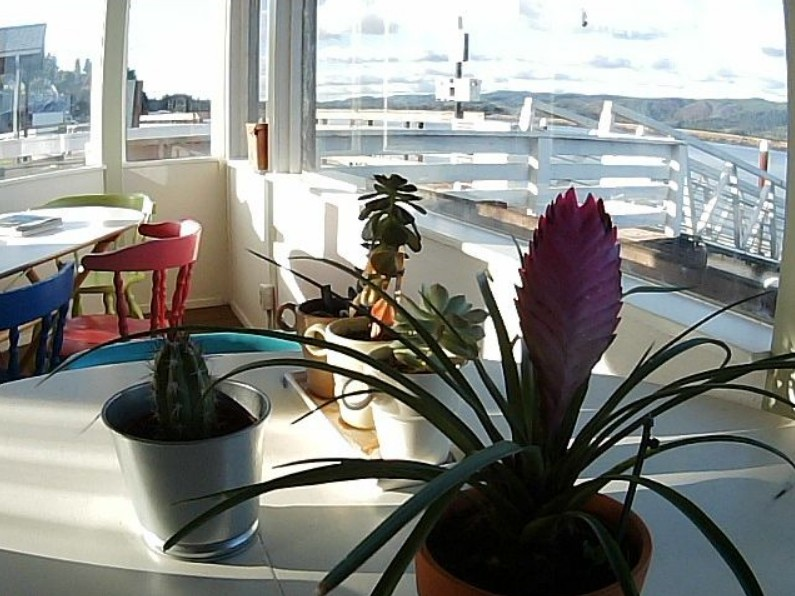
#> input picture Task2/unit_test_2D_to_3D/data/sample.jpg, 795 x 596 px
$ python main.py
#> lines starting #> are read from the running program, lines starting #| are printed output that depends on the picture
#> in main, image is the input picture: shape (596, 795, 3); mean B, G, R 135.5, 139.7, 137.9
### Task2/unit_test_2D_to_3D/src/depth_map.py
import cv2
import numpy as np

# 샘플 함수 : 가짜 깊이 맵 생성
def generate_depth_map(image):
	if image is None:
		raise ValueError("입력된 이미지가 없습니다.")

	# 컬러 → 흑백 (이미지 행렬)
	grayscale = cv2.cvtColor(image, cv2.COLOR_BGR2GRAY)
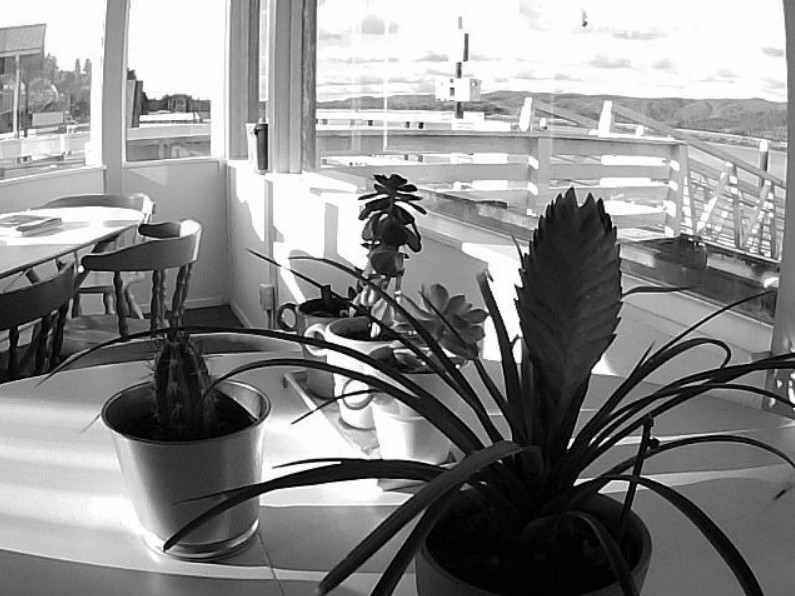
#> grayscale: shape (596, 795); min 0, max 255, mean 138.7

	# 가짜 깊이 맵 적용
	depth_map = cv2.applyColorMap(grayscale, cv2.COLORMAP_JET)  # 무지개색 시각화
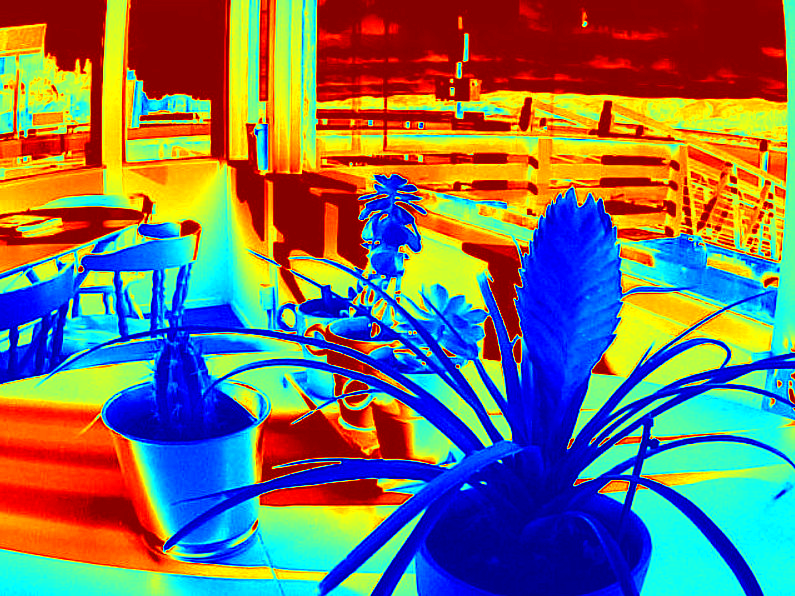
#> depth_map: shape (596, 795, 3); mean B, G, R 103.8, 114.6, 119.9

	return depth_map

### Task2/unit_test_2D_to_3D/src/main.py
import os
import cv2
import pytest  # 테스트 자동화
import numpy as np
from depth_map import generate_depth_map  # 소스 파일에서 함수 빌려옴

# 테스트 코드
def test_generate_depth_map():
	# 1. 검사 준비
	image = np.zeros((100, 100, 3), dtype=np.uint8)  # 검정색 빈 이미지 (100x100)

	# 2. 실행 : 가짜 이미지를 넣어 가짜 깊이 맵 생성
	depth_map = generate_depth_map(image)

	# 3. 검증 (깊이 맵 생성 함수 작동 검증)
	assert depth_map.shape == image.shape, "출력 크기가 입력 크기와 다릅니다."  # 픽셀 위치 어긋나면 안 되기 때문
	assert isinstance(depth_map, np.ndarray), "출력 데이터 타입이 ndarray가 아닙니다."  # 넘파이 배열 형식인지

# 자동 테스트 실행
def run_unit_test():
	print("--- 테스트를 시작합니다 ---")
	pytest.main([__file__])


# 이미지와 깊이 맵을 3D 좌표와 색상 데이터로 변환
def convert_to_3d_points(image, depth_result):
	# 3D 포인트 클라우드 변환 (평면을 점 구름인 입체 형상으로)
	h, w = depth_result.shape[:2]  # 이미지의 높이, 너비 픽셀 수
#> h = 596; w = 795
	X, Y = np.meshgrid(np.arange(w), np.arange(h))  # X : 모든 점의 가로 위치, Y : 모든 점의 세로 위치 적힌 표
	grayscale = cv2.cvtColor(image, cv2.COLOR_BGR2GRAY)
	Z = grayscale.astype(np.float32)  # Depth 값을 Z 축으로 사용 (흑백 이미지의 밝기값)

	# 3D 좌표 생성
	points_3d = np.dstack((X, Y, Z))  # 같은 위치의 X, Y, Z 값을 3차원 배열로
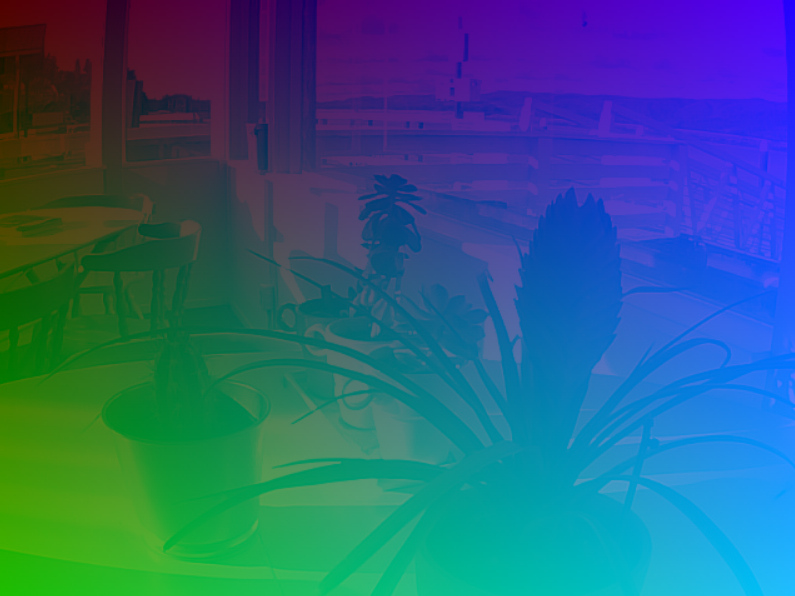
#> points_3d: shape (596, 795, 3) float64; mean of channels 0, 1, 2 397, 297.5, 138.7; drawn with min black and max white

	color_data = cv2. cvtColor(depth_result, cv2.COLOR_BGR2RGB) / 255.0  # 색상 데이터
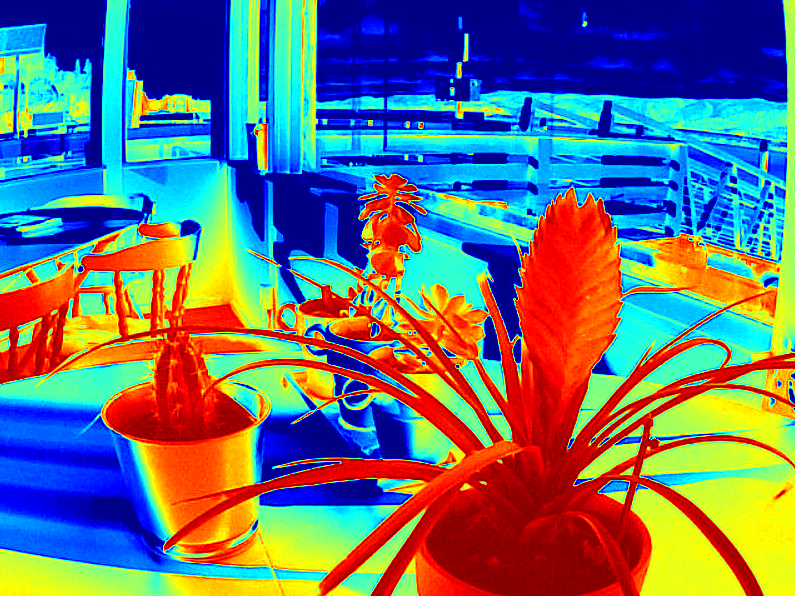
#> color_data: shape (596, 795, 3) float64; mean B, G, R 0.47, 0.449, 0.407

	return points_3d, color_data

# 3D 좌표와 색상 데이터를 .obj 파일로 저장
def save_points_as_obj(points_3d, color_data, obj_path):
#> called with obj_path = '../output/result_3d.obj'
	h, w = points_3d.shape[:2]
#> h = 596; w = 795

	with open(obj_path, 'w') as f:  # 쓰기 모드
		# 1) 모든 점 (Vertex) + 색상 기록
		for i in range(h):  # 줄
			for j in range(w):  # 칸
				p = points_3d[i, j]  # (i, j) 점
				c = color_data[i, j]  # (i, j) 색깔
				f.write(f"v {p[0]} {p[1]} {p[2]} {c[0]} {c[1]} {c[2]}\n")

		# 2) 점들을 연결해서 면 (Face) 만들기
		for i in range(h - 1):  # 이미지 세로
			for j in range(w - 1):  # 이미지 가로
				v1 = i * w + j + 1  # 현재 점
				v2 = i * w + j + 2  # 오른쪽 점
				v3 = (i + 1) * w + j + 1  # 아래쪽 점
				v4 = (i + 1) * w + j + 2  # 오른쪽 아래 점
				f.write(f"f {v1} {v3} {v2}\n")  # 세 점을 연결해서 삼각형 면 만듦
				f.write(f"f {v2} {v3} {v4}\n")  # 삼각형 면 (3D 그래픽 면의 가장 기본 단위)
	print(f"\n--- {obj_path} 파일을 3D 뷰어로 열어보세요. ---")


def main():
	# 1. 테스트 실행
	run_unit_test()

	# 2. 이미지 로드 및 폴더 생성
	image = cv2.imread('../data/sample.jpg')  # 이미지 로드
	if image is None: return
	os.makedirs('../output', exist_ok=True)

	# 3-1. 데이터 변환
	depth_result = generate_depth_map(image)

	# 3-2. 깊이 맵 이미지 저장
	cv2.imwrite('../output/result_depth.jpg', depth_result)
	print("\n--- 결과 이미지가 'result_depth.jpg'로 저장되었습니다 ---")

	# 3-3. 3차원 좌표 생성 및 색상 생성
	points_3d, color_data = convert_to_3d_points(image, depth_result)

	# 4. 파일 저장
	obj_path = os.path.join('../output', 'result_3d.obj')
	save_points_as_obj(points_3d, color_data, obj_path)

	# 5. 이미지 출력
	cv2.imshow('Original Image', image)
	cv2.imshow('Depth Map', depth_result)
	cv2.waitKey(0)  # 키보드 입력이 있을 때까지 무한 대기
	cv2.destroyAllWindows()  # 현재 열려 있는 모든 OpenCV 창 닫기

# pytest 실행
if __name__ == "__main__":  # 이 파일이 직접 실행될 때만 작동
	main()

$ run again, with Task2/unit_test_2D_to_3D/data/cubic.jpg copied over Task2/unit_test_2D_to_3D/data/sample.jpg
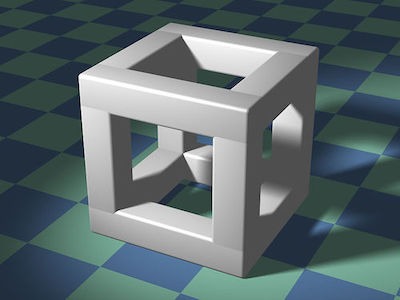
#> input picture Task2/unit_test_2D_to_3D/data/cubic.jpg, 400 x 300 px
#> in main, image is the input picture: shape (300, 400, 3); mean B, G, R 110.1, 107, 92.3
#> in convert_to_3d_points, `points_3d = np.dstack((X, Y, Z))`:
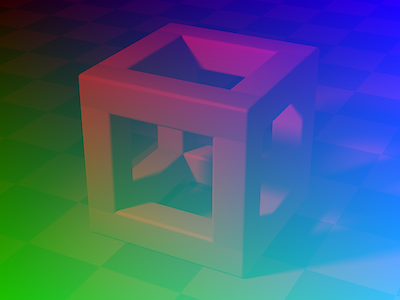
#> points_3d: shape (300, 400, 3) float64; mean of channels 0, 1, 2 199.5, 149.5, 103; drawn with min black and max white
#> in convert_to_3d_points, `color_data = cv2. cvtColor(depth_result, cv2.COLOR_BGR2RGB) / 255.0`:
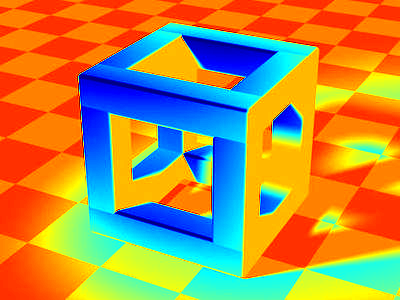
#> color_data: shape (300, 400, 3) float64; mean B, G, R 0.3, 0.56, 0.693
